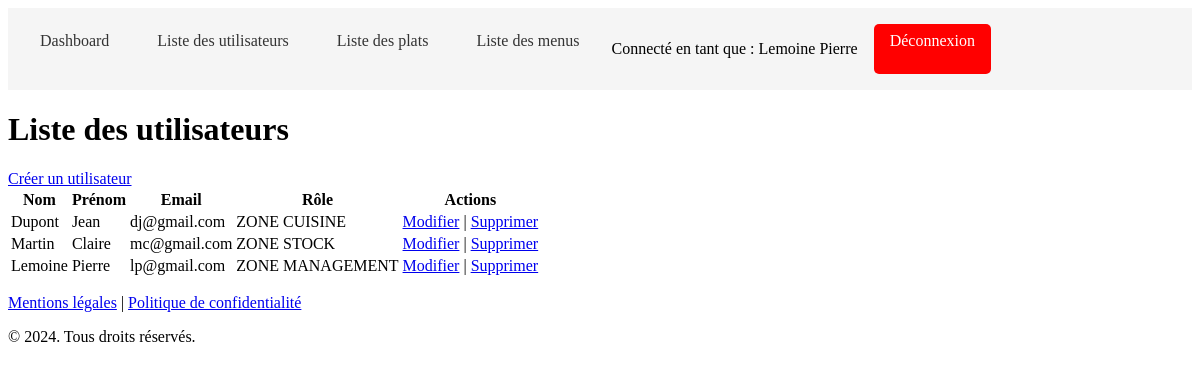
The app's page /Admin/liste_utilisateurs.php (signed in) with its own data.
### tables this page shows
CREATE TABLE users (
    id INT AUTO_INCREMENT PRIMARY KEY,
    nom VARCHAR(255) NOT NULL,
    prenom VARCHAR(255) NOT NULL,
    role ENUM('ZONE CUISINE', 'ZONE STOCK', 'ZONE MANAGEMENT') NOT NULL,
    email VARCHAR(255) NOT NULL,
    mot_de_passe VARCHAR(255) NOT NULL
);

### Actions/zone_admin_repo.php (called while the page is built, shortened)
<?php
function getAllUsers()
{
    try {
        $con = connexion();
        $query = "SELECT id, nom, prenom, email, role FROM users";
        $stmt = $con->prepare($query);
        $stmt->execute();
        return $stmt->fetchAll(PDO::FETCH_ASSOC);
    } catch (PDOException $e) {
        echo "Erreur : " . $e->getMessage();
        return [];
    }
}

### Admin/liste_utilisateurs.php (the view, shortened to what this page needs)
<?php
require('../HeaderFooter/Admin/Header.php');
?>
<?php
require('../Actions/zone_admin_repo.php');
$listesUsers = getAllUsers();
?>
<h1>Liste des utilisateurs</h1>
<a href="create_utilisateur.php">Créer un utilisateur</a>
<?php if (!empty($listesUsers)): ?>
    <table>
        <thead>
            <tr>
                <th>Nom</th>
                <th>Prénom</th>
                <th>Email</th>
                <th>Rôle</th>
                <th>Actions</th>
            </tr>
        </thead>
        <tbody>
            <?php foreach ($listesUsers as $row): ?>
                <tr>
                    <td><?= htmlspecialchars($row['nom']) ?></td>
                    <td><?= htmlspecialchars($row['prenom']) ?></td>
                    <td><?= htmlspecialchars($row['email']) ?></td>
                    <td><?= htmlspecialchars($row['role']) ?></td>
                    <td>
                        <a href="edit_utilisateur.php?id=<?= htmlspecialchars($row['id']) ?>">Modifier</a> |
                        <a href="delete_utilisateur.php?id=<?= htmlspecialchars($row['id']) ?>" onclick="return confirm('Voulez-vous vraiment supprimer cet utilisateur ?');">Supprimer</a>
                    </td>
                </tr>
            <?php endforeach; ?>
        </tbody>
    </table>
<?php else: ?>
    <h2 colspan="6">Aucun utilisateur trouvé.</h2>
<?php endif; ?>
<?php
require('../HeaderFooter/Admin/Footer.php');
?>

### records on screen
users: nom "Dupont", prenom "Jean", email "dj@gmail.com", role "ZONE CUISINE"
users: nom "Martin", prenom "Claire", email "mc@gmail.com", role "ZONE STOCK"
users: nom "Lemoine", prenom "Pierre", email "lp@gmail.com", role "ZONE MANAGEMENT"

### other values on screen
$_SESSION['nom'] "Lemoine"
$_SESSION['prenom'] "Pierre"
